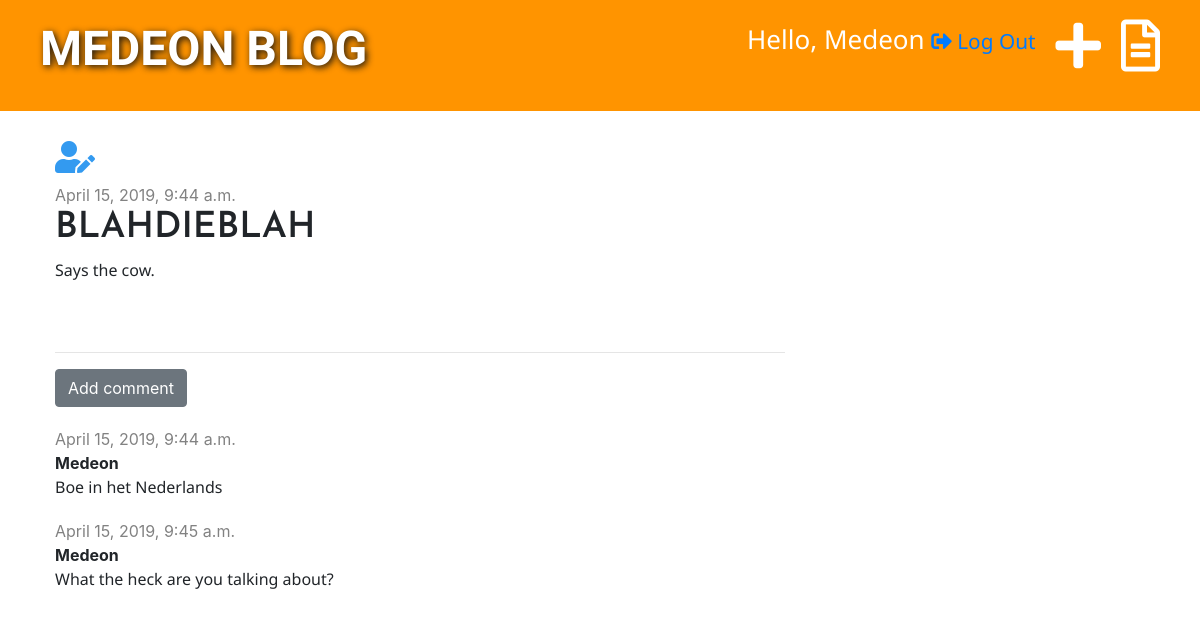
Page /post/7/ (signed in) on the committed database.
### blog/models.py (models this page shows, shortened)
class Post(models.Model):
    author = models.ForeignKey('auth.User', on_delete=models.CASCADE)
    title = models.CharField(max_length=200)
    text = models.TextField()
    created_date = models.DateTimeField(default=timezone.now)
    published_date = models.DateTimeField(blank=True, null=True)

class Comment(models.Model):
    post = models.ForeignKey('blog.Post', on_delete=models.CASCADE, related_name='comments')
    author = models.CharField(max_length=200)
    text = models.TextField()
    created_date = models.DateTimeField(default=timezone.now)
    approved = models.BooleanField(default=False)

### blog/views.py (the view)
# urls.py: path('post/<int:pk>/', views.post_detail, name='post_detail'),
def post_detail(request, pk):
    post = get_object_or_404(Post, pk=pk)
    context_dictionary = {'post': post}
    return render(request, 'blog/post_detail.html', context_dictionary)

### blog/templates/blog/post_detail.html (shortened to what this page needs)
{% extends 'blog/base.html' %}
{% block content %}
    <div class="post">
    {% if user.is_authenticated %}
        <a href="{% url 'post_edit' pk=post.pk %}"><i class="fas fa-user-edit fa-2x" style="color: #339af0"></i></a>
    {% endif %}
        {% if post.published_date %}
            <div class="date">
                {{ post.published_date }}
            </div>
            {% else %}
                <a href="{% url 'post_publish' pk=post.pk %}" class="btn btn-primary">Publish</a>
        {% endif %}
        <h1>{{ post.title }}</h1>
        <p>{{ post.text|linebreaksbr }}</p>
    </div>
    <hr>
    <a href="{% url 'add_comment_to_post' pk=post.pk %}" class="btn btn-secondary">Add comment</a>
    {% for comment in post.comments.all %}
        {% if user.is_authenticated or comment.approved %}
        <div class="comment">
            <div class="date">
                {{ comment.created_date }}
            </div>
                <strong>{{ comment.author }}</strong>
                <p>{{ comment.text }}</p>
        </div>
        {% endif %}
    {% empty %}
        <p>No comments yet ...</p>
    {% endfor %}
{% endblock %}

### blog/templates/blog/base.html (shortened to what this page needs)
{% load staticfiles %}
<!DOCTYPE html>
<html>
<head>
    <link href="https://stackpath.bootstrapcdn.com/bootstrap/4.3.1/css/bootstrap.min.css" rel="stylesheet">
    <link rel="stylesheet" href="{% static 'css/blog.css' %}">
    <link rel="stylesheet" href="{% static 'css/font.css' %}">
    <link rel="stylesheet" href="https://use.fontawesome.com/releases/v5.7.2/css/all.css">
</head>
<body>
<div class="page-header">
    {% if user.is_authenticated %}
        <a href="{% url 'post_draft_list' %}" class="top-menu"><i class="far fa-file-alt fa-2x"></i></a>
        <a href="{% url 'post_new' %}" class="top-menu"><i class="fas fa-plus fa-2x"></i></a>
        <p class="top-menu">Hello, {{ user.username }} <small><a href="{% url 'logout' %}"><i class="fas fa-sign-out-alt"></i> Log Out</a></small></p>
    {% else %}
        <p class="top-menu"><small><a href="{% url 'login' %}"><i class="fas fa-sign-in-alt"></i> Login</a></small></p>
    {% endif %}
    <h1><a href="{% url 'post_list' %}" class="logo">Medeon blog</a></h1>
</div>
<div class="content container">
    <div class="row">
        <div class="col-md-8">
            {% block content %}
            {% endblock %}
        </div>
    </div>
</div>
</body>
</html>

### blog/static/css/blog.css (style rules this page uses)
.page-header { background-color: #ff9400; margin-top: 0; padding: 20px 20px 20px 40px; }
.content { margin-top: 20px; margin-left: 40px; }
.date { color: #828282; }
.post { margin-bottom: 70px; }
.post a i { padding: 10px 10px 10px 0px; }
.comment { margin: 20px 0px 20px 0px; }

### rows in the picture
Post: published_date "April 15, 2019, 9:44 a.m.", title "BLAHDIEBLAH", text "Says the cow."
Comment: created_date "April 15, 2019, 9:44 a.m.", author "Medeon", text "Boe in het Nederlands"
Comment: created_date "April 15, 2019, 9:45 a.m.", author "Medeon", text "What the heck are you talking about?"

### other values in the picture
{{ user.username }} "Medeon"
